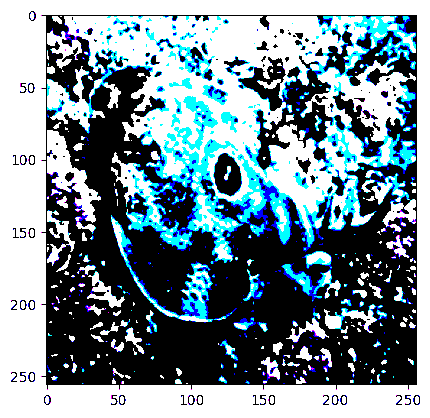
#> input picture images/white_balance/test1.png, 430 x 418 px, found by its file name; its folder holds 4 pictures in this run
$ python metrics.py   (older library calls are emulated)
#> lines starting #> are read from the running program, lines starting #| are printed output that depends on the picture; long printed decimals are rounded
import numpy as np
import math
from skimage import color, filters
import cv2
import os

def nmetrics(a):
    rgb = a
    lab = color.rgb2lab(a)
    gray = color.rgb2gray(a)
    # UCIQE
    c1 = 0.4680
    c2 = 0.2745
    c3 = 0.2576
    l = lab[:,:,0]

    #1st term
    chroma = (lab[:,:,1]**2 + lab[:,:,2]**2)**0.5
    uc = np.mean(chroma)
    sc = (np.mean((chroma - uc)**2))**0.5

    #2nd term
    # top = np.int(np.round(0.01*l.shape[0]*l.shape[1]))
    top = np.int64(np.round(0.01*l.shape[0]*l.shape[1]))
    sl = np.sort(l,axis=None)
    isl = sl[::-1]
    conl = np.mean(isl[:top])-np.mean(sl[:top])

    #3rd term
    satur = []
    chroma1 = chroma.flatten()
    l1 = l.flatten()
    for i in range(len(l1)):
        if chroma1[i] == 0: satur.append(0)
        elif l1[i] == 0: satur.append(0)
        else: satur.append(chroma1[i] / l1[i])

    us = np.mean(satur)

    uciqe = c1 * sc + c2 * conl + c3 * us

    # UIQM
    p1 = 0.0282
    p2 = 0.2953
    p3 = 3.5753

    #1st term UICM
    rg = rgb[:,:,0] - rgb[:,:,1]
    yb = (rgb[:,:,0] + rgb[:,:,1]) / 2 - rgb[:,:,2]
    rgl = np.sort(rg,axis=None)
    ybl = np.sort(yb,axis=None)
    al1 = 0.1
    al2 = 0.1
    # T1 = np.int(al1 * len(rgl))
    T1 = np.int64(al1 * len(rgl))
    T2 = np.int64(al2 * len(rgl))
    # T2 = np.int(al2 * len(rgl))
    rgl_tr = rgl[T1:-T2]
    ybl_tr = ybl[T1:-T2]

    urg = np.mean(rgl_tr)
    s2rg = np.mean((rgl_tr - urg) ** 2)
    uyb = np.mean(ybl_tr)
    s2yb = np.mean((ybl_tr- uyb) ** 2)

    uicm =-0.0268 * np.sqrt(urg**2 + uyb**2) + 0.1586 * np.sqrt(s2rg + s2yb)

    #2nd term UISM (k1k2=8x8)
    Rsobel = rgb[:,:,0] * filters.sobel(rgb[:,:,0])
    Gsobel = rgb[:,:,1] * filters.sobel(rgb[:,:,1])
    Bsobel = rgb[:,:,2] * filters.sobel(rgb[:,:,2])

    Rsobel=np.round(Rsobel).astype(np.uint8)
    Gsobel=np.round(Gsobel).astype(np.uint8)
    Bsobel=np.round(Bsobel).astype(np.uint8)

    Reme = eme(Rsobel)
    Geme = eme(Gsobel)
    Beme = eme(Bsobel)

    uism = 0.299 * Reme + 0.587 * Geme + 0.114 * Beme

    #3rd term UIConM
    uiconm = logamee(gray)

    uiqm = p1 * uicm + p2 * uism + p3 * uiconm
    return {"UCIQE":uciqe,"UIQM":uiqm, "UIConM":uiconm, "UISM":uism, "UICM":uicm}

def eme(ch,blocksize=8):

    num_x = math.ceil(ch.shape[0] / blocksize)
    num_y = math.ceil(ch.shape[1] / blocksize)

    eme = 0
    w = 2. / (num_x * num_y)
    for i in range(num_x):

        xlb = i * blocksize
        if i < num_x - 1:
            xrb = (i+1) * blocksize
        else:
            xrb = ch.shape[0]

        for j in range(num_y):

            ylb = j * blocksize
            if j < num_y - 1:
                yrb = (j+1) * blocksize
            else:
                yrb = ch.shape[1]

            block = ch[xlb:xrb,ylb:yrb]

            blockmin = np.float64(np.min(block))
            blockmax = np.float64(np.max(block))
            if blockmin == 0: blockmin+=1
            if blockmax == 0: blockmax+=1
            eme += w * math.log(blockmax / blockmin)
    return eme

def plipsum(i,j,gamma=1026):
    return i + j - i * j / gamma

def plipsub(i,j,k=1026):
    return k * (i - j) / (k - j)

def plipmult(c,j,gamma=1026):
    return gamma - gamma * (1 - j / gamma)**c

def logamee(ch,blocksize=8):

    num_x = math.ceil(ch.shape[0] / blocksize)
    num_y = math.ceil(ch.shape[1] / blocksize)

    s = 0
    w = 1. / (num_x * num_y)
    for i in range(num_x):

        xlb = i * blocksize
        if i < num_x - 1:
            xrb = (i+1) * blocksize
        else:
            xrb = ch.shape[0]

        for j in range(num_y):

            ylb = j * blocksize
            if j < num_y - 1:
                yrb = (j+1) * blocksize
            else:
                yrb = ch.shape[1]

            block = ch[xlb:xrb,ylb:yrb]
            blockmin = np.float64(np.min(block))
            blockmax = np.float64(np.max(block))

            top = plipsub(blockmax,blockmin)
            bottom = plipsum(blockmax,blockmin)

            m = top/(bottom+0.00001)
            if m ==0.:
                s+=0
            else:
                s += (m) * np.log(m)

    return plipmult(w,s)

def calculate_entropy(image):
    if len(image.shape) == 3:
        image = np.mean(image, axis=2)

    histogram = np.histogram(image, bins=256, range=(0, 255))[0]
    probabilities = histogram / float(np.sum(histogram))
    entropy = -np.sum(probabilities * np.log2(probabilities + np.finfo(float).eps))
    return entropy

def avg_metric():
    folder_path = 'D:/MSc Books/Sem 4/Project/underwater_image_enhancement/images/white_balance/'
    files=os.listdir(folder_path)
    m={"UCIQE":0,"UIQM":0, "UIConM":0, "UISM":0, "UICM":0, "entropy":0}
    l=len(files)
    for file in files:
        img = cv2.imread(folder_path+file)
        img = cv2.cvtColor(img, cv2.COLOR_BGR2RGB)
        metrics = nmetrics(img)
        entropy = calculate_entropy(img)
        m["UCIQE"]+=metrics["UCIQE"]
        m["UIQM"]+=metrics["UIQM"]
        m["UIConM"]+=metrics["UIConM"]
        m["UISM"]+=metrics["UISM"]
        m["UICM"]+=metrics["UICM"]
        m["entropy"]+=entropy
    for key in m:
        m[key] = m[key]/l
    print(m)

def single_metric():
    folder_path = 'D:/MSc Books/Sem 4/Project/underwater_image_enhancement/images/'
    folders=os.listdir(folder_path)
    files = os.listdir(folder_path+folders[0])
    for i in range(4):
        print(files[i])
        for folder in folders:
            img = cv2.imread(folder_path+folder+'/'+files[i])
#> img is the input picture: shape (418, 430, 3); mean B, G, R 0.591, 0.553, 0.472
            img = cv2.cvtColor(img, cv2.COLOR_BGR2RGB)
            metrics = nmetrics(img)
#> in nmetrics, `lab = color.rgb2lab(a)`: lab: shape (418, 430, 3) float64; mean of channels 0, 1, 2 0.148, -0.0158, -0.022
#> in nmetrics, `gray = color.rgb2gray(a)`:
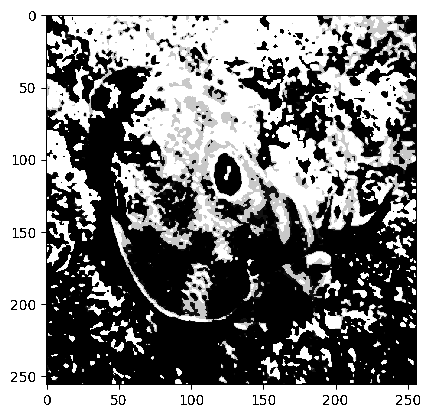
#> gray: shape (418, 430) float64; min 0, max 0.00392, mean 0.00211; drawn with min black and max white
#> in nmetrics, `chroma = (lab[:,:,1]**2 + lab[:,:,2]**2)**0.5`:
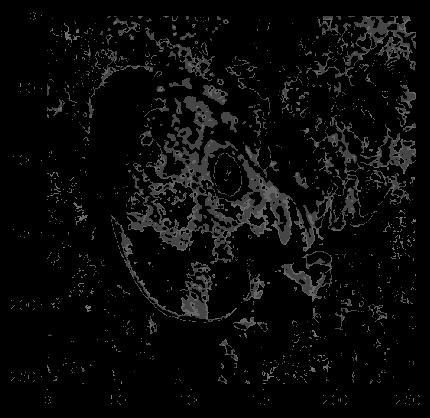
#> chroma: shape (418, 430) float64; min 0, max 0.492, mean 0.0385
#> in nmetrics, `uc = np.mean(chroma)`: uc = 0.0385
#> in nmetrics, `sc = (np.mean((chroma - uc)**2))**0.5`: sc = 0.106
#> in nmetrics, `conl = np.mean(isl[:top])-np.mean(sl[:top])`: conl = 0.274
#> after the loop in nmetrics, `for i in range(len(l1)):`: satur = 179740 items
#> in nmetrics, `us = np.mean(satur)`: us = 0.87
#> in nmetrics, `uciqe = c1 * sc + c2 * conl + c3 * us`: uciqe = 0.349
#> in nmetrics, `rg = rgb[:,:,0] - rgb[:,:,1]`:
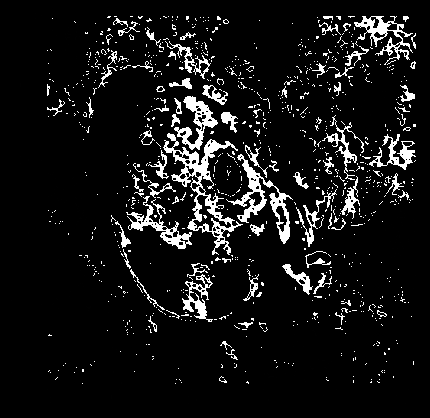
#> rg: shape (418, 430); min 0, max 255, mean 21
#> in nmetrics, `yb = (rgb[:,:,0] + rgb[:,:,1]) / 2 - rgb[:,:,2]`:
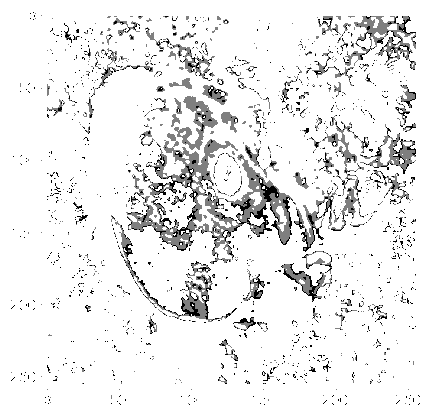
#> yb: shape (418, 430) float64; min -1, max 0, mean -0.079; drawn with min black and max white
#> in nmetrics, `T1 = np.int64(al1 * len(rgl))`: T1 = 17974
#> in nmetrics, `urg = np.mean(rgl_tr)`: urg = 0
#> in nmetrics, `uyb = np.mean(ybl_tr)`: uyb = -0.0131
#> in nmetrics, `s2yb = np.mean((ybl_tr- uyb) ** 2)`: s2yb = 0.00636
#> in nmetrics, `uicm =-0.0268 * np.sqrt(urg**2 + uyb**2) + 0.1586 * np.sqrt(s2rg + s2yb)`: uicm = 0.0123
#> in nmetrics, `Rsobel = rgb[:,:,0] * filters.sobel(rgb[:,:,0])`:
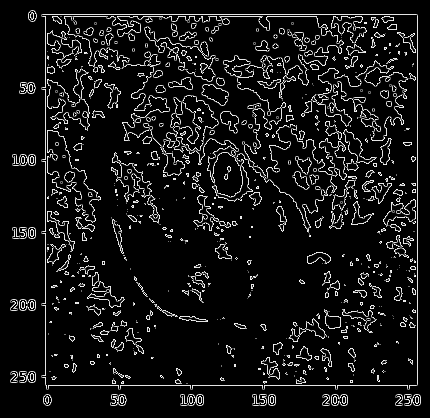
#> Rsobel: shape (418, 430) float64; min 0, max 0.0031, mean 0.000267; drawn with min black and max white
#> in nmetrics, `Gsobel = rgb[:,:,1] * filters.sobel(rgb[:,:,1])`:
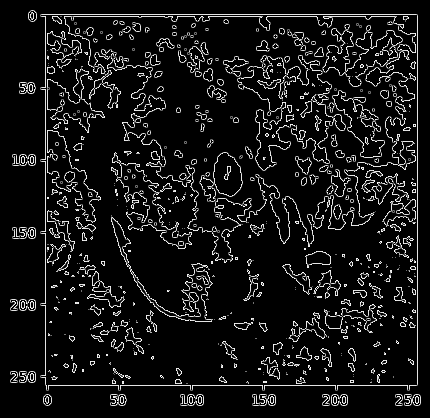
#> Gsobel: shape (418, 430) float64; min 0, max 0.0031, mean 0.000271; drawn with min black and max white
#> in nmetrics, `Bsobel = rgb[:,:,2] * filters.sobel(rgb[:,:,2])`:
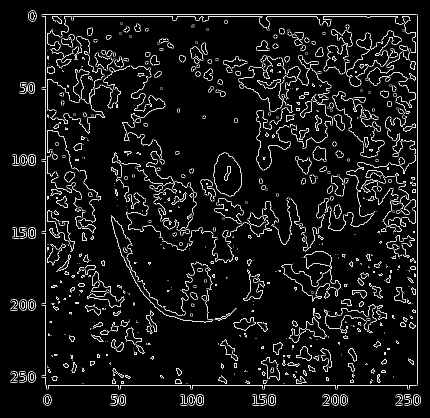
#> Bsobel: shape (418, 430) float64; min 0, max 0.0031, mean 0.000265; drawn with min black and max white
#> in nmetrics, `Rsobel=np.round(Rsobel).astype(np.uint8)`: Rsobel: shape (418, 430); every value is 0
#> after the loop in eme, `for i in range(num_x):`: eme = 0
#> after the loop in logamee, `for i in range(num_x):`: s = -53.54
#> in nmetrics, `uiconm = logamee(gray)`: uiconm = -0.0182
#> in nmetrics, `uiqm = p1 * uicm + p2 * uism + p3 * uiconm`: uiqm = -0.0649
#> metrics = {'UCIQE': 0.349, 'UIQM': -0.0649, 'UIConM': -0.0182, 'UISM': 0, 'UICM': 0.0123}
            print(metrics)
#| {'UCIQE': 0.349, 'UIQM': -0.06486, 'UIConM': -0.01824, 'UISM': 0.0, 'UICM': 0.0123}
#> pass 2 of the loop in single_metric, `for i in range(4):`:
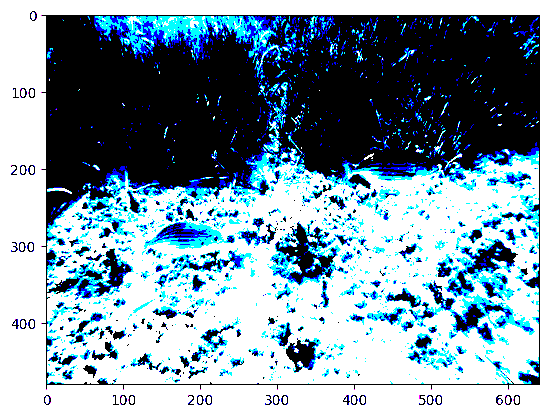
#> input picture images/white_balance/test10.png, 548 x 418 px, found by its file name
#> in single_metric, img is the input picture: shape (418, 548, 3); mean B, G, R 0.652, 0.597, 0.505
#> lab: shape (418, 548, 3) float64; mean of channels 0, 1, 2 0.159, -0.0165, -0.0294
#> gray: shape (418, 548) float64
#> l: shape (418, 548) float64
#> chroma: shape (418, 548) float64
#> uc = 0.0481
#> sc = 0.118
#> after the loop in nmetrics (call 2), `for i in range(len(l1)):`: satur = 229064 items
#> us = 1.24
#> uciqe = 0.451
#> rg: shape (418, 548)
#> in nmetrics (call 2), `yb = (rgb[:,:,0] + rgb[:,:,1]) / 2 - rgb[:,:,2]`:
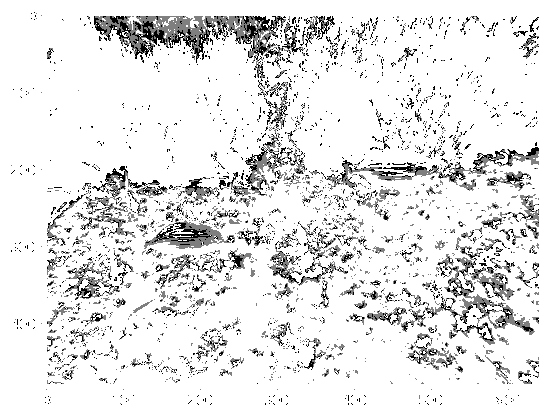
#> yb: shape (418, 548) float64; min -1, max 0, mean -0.102; drawn with min black and max white
#> T1 = 22906
#> uyb = -0.0301
#> s2yb = 0.0141
#> uicm = 0.018
#> Gsobel: shape (418, 548) float64
#> in nmetrics (call 2), `Bsobel = rgb[:,:,2] * filters.sobel(rgb[:,:,2])`:
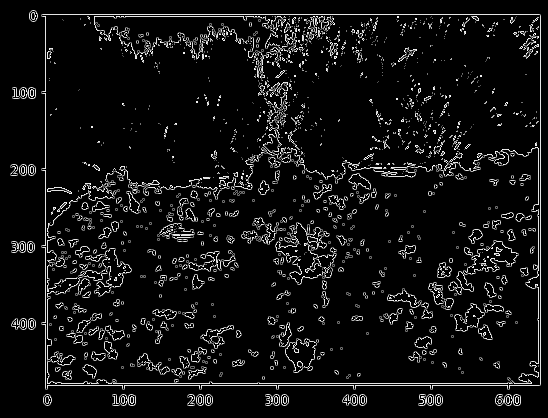
#> Bsobel: shape (418, 548) float64; min 0, max 0.0031, mean 0.000215; drawn with min black and max white
#| {'UCIQE': 0.4507, 'UIQM': -0.1, 'UIConM': -0.02811, 'UISM': 0.0, 'UICM': 0.01805}
#> pass 3 of the loop in single_metric, `for i in range(4):`:
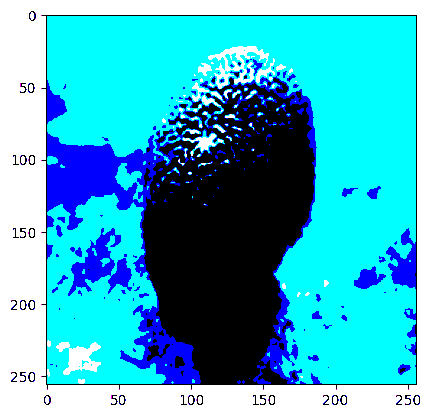
#> input picture images/white_balance/test11.png, 430 x 418 px, found by its file name
#> in single_metric, img is the input picture: shape (418, 430, 3); mean B, G, R 0.788, 0.691, 0.248
#> lab: shape (418, 430, 3) float64; mean of channels 0, 1, 2 0.166, -0.102, -0.0777
#> gray: shape (418, 430) float64
#> l: shape (418, 430) float64
#> chroma: shape (418, 430) float64
#> rg: shape (418, 430)
#> in nmetrics (call 3), `yb = (rgb[:,:,0] + rgb[:,:,1]) / 2 - rgb[:,:,2]`:
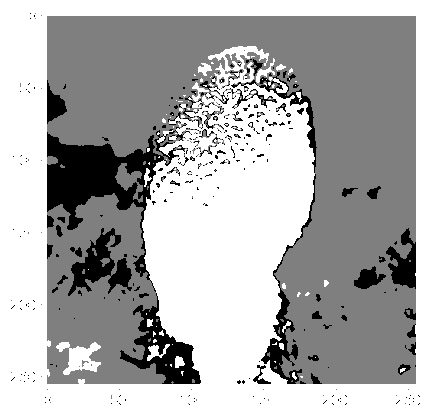
#> yb: shape (418, 430) float64; min -1, max 0, mean -0.319; drawn with min black and max white
#> Gsobel: shape (418, 430) float64
#> in nmetrics (call 3), `Bsobel = rgb[:,:,2] * filters.sobel(rgb[:,:,2])`:
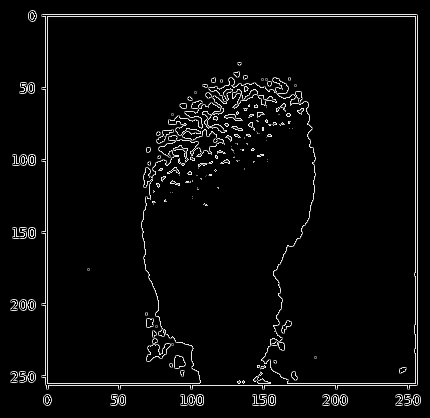
#> Bsobel: shape (418, 430) float64; min 0, max 0.0031, mean 0.000114; drawn with min black and max white
#| {'UCIQE': 0.8046, 'UIQM': 0.3971, 'UIConM': -0.02368, 'UISM': 0.0, 'UICM': 17.085}
#> the loop made 4 passes; the first 3 are shown
if __name__ == '__main__':
    single_metric()
